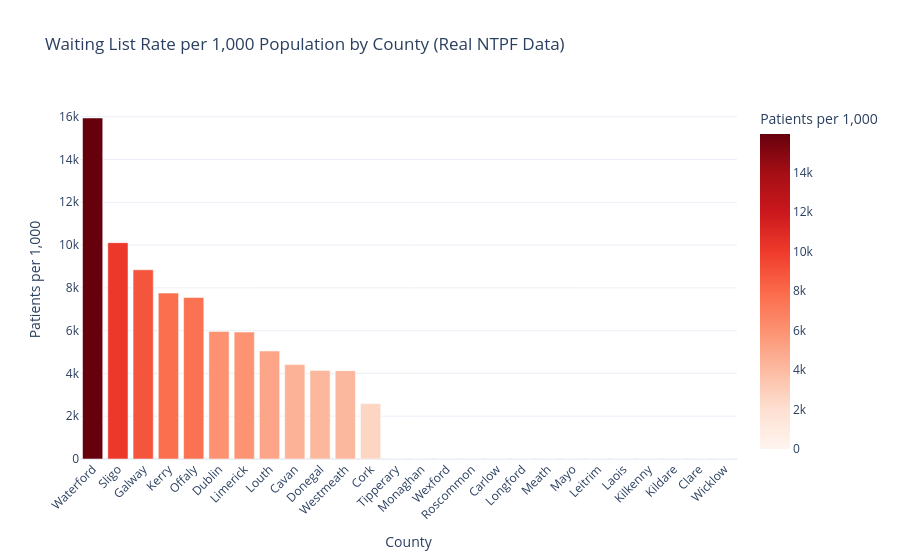

The notebook cell saved with this chart:
### Code cell
# Figure 3 — County wait rate bar chart
if ntpf_available:
    fig3 = px.bar(
        merged.dropna(subset=['wait_list_per_1000'])
              .sort_values('wait_list_per_1000', ascending=False),
        x='county', y='wait_list_per_1000',
        title='Waiting List Rate per 1,000 Population by County (Real NTPF Data)',
        labels={'county':'County','wait_list_per_1000':'Patients per 1,000'},
        color='wait_list_per_1000', color_continuous_scale='Reds',
        template='plotly_white'
    )
    fig3.update_layout(xaxis_tickangle=-45)
    fig3.write_html(str(OUT_DIR / 'fig3_county_wait_rate.html'))
    fig3.show()
    print('Figure 3 saved.')

### Figure 1 — Plotly figure (JSON) as saved in the notebook; plotly's stock layout.template omitted (floating-point values rounded to 4 significant figures)
{"data": [{"hovertemplate": "County=%{x}<br>Patients per 1,000=%{marker.color}<extra></extra>", "legendgroup": "", "marker": {"color": [15940.0, 10110.0, 8844.0, 7754.0, 7552.0, 5964.0, 5936.0, 5050.0, 4413.0, 4141.0, 4129.0, 2589.0, 0.0, 0.0, 0.0, 0.0, 0.0, 0.0, 0.0, 0.0, 0.0, 0.0, 0.0, 0.0, 0.0, 0.0], "coloraxis": "coloraxis", "pattern": {"shape": ""}}, "name": "", "orientation": "v", "showlegend": false, "textposition": "auto", "type": "bar", "x": ["Waterford", "Sligo", "Galway", "Kerry", "Offaly", "Dublin", "Limerick", "Louth", "Cavan", "Donegal", "Westmeath", "Cork", "Tipperary", "Monaghan", "Wexford", "Roscommon", "Carlow", "Longford", "Meath", "Mayo", "Leitrim", "Laois", "Kilkenny", "Kildare", "Clare", "Wicklow"], "xaxis": "x", "y": [15940.0, 10110.0, 8844.0, 7754.0, 7552.0, 5964.0, 5936.0, 5050.0, 4413.0, 4141.0, 4129.0, 2589.0, 0.0, 0.0, 0.0, 0.0, 0.0, 0.0, 0.0, 0.0, 0.0, 0.0, 0.0, 0.0, 0.0, 0.0], "yaxis": "y"}], "layout": {"barmode": "relative", "coloraxis": {"colorbar": {"title": {"text": "Patients per 1,000"}}, "colorscale": [[0, "rgb(255,245,240)"], [0.125, "rgb(254,224,210)"], [0.25, "rgb(252,187,161)"], [0.375, "rgb(252,146,114)"], [0.5, "rgb(251,106,74)"], [0.625, "rgb(239,59,44)"], [0.75, "rgb(203,24,29)"], [0.875, "rgb(165,15,21)"], [1, "rgb(103,0,13)"]]}, "legend": {"tracegroupgap": 0}, "title": {"text": "Waiting List Rate per 1,000 Population by County (Real NTPF Data)"}, "xaxis": {"anchor": "y", "domain": [0, 1], "tickangle": -45, "title": {"text": "County"}}, "yaxis": {"anchor": "x", "domain": [0, 1], "title": {"text": "Patients per 1,000"}}}}
